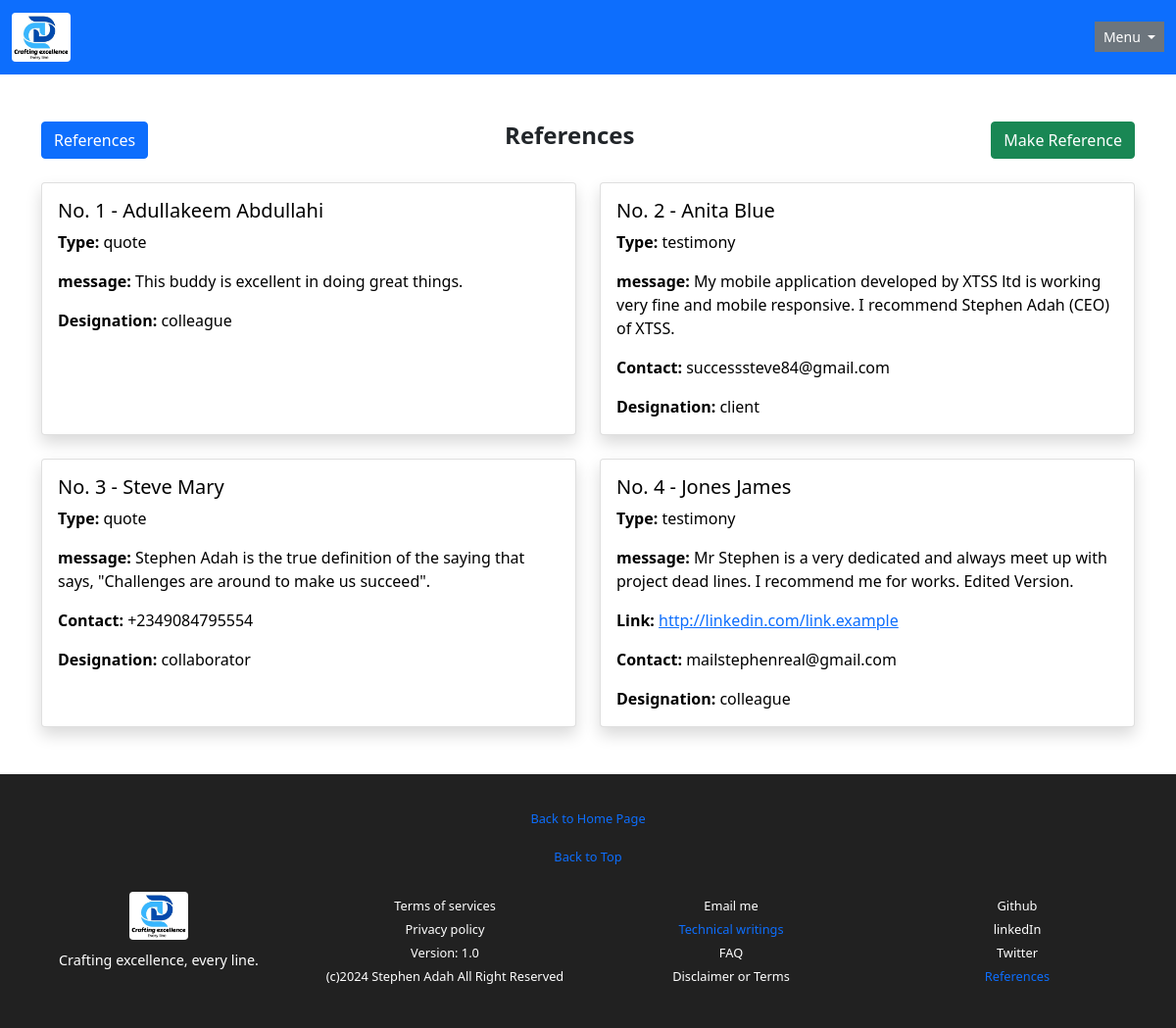
The app's page /references/view, older data.
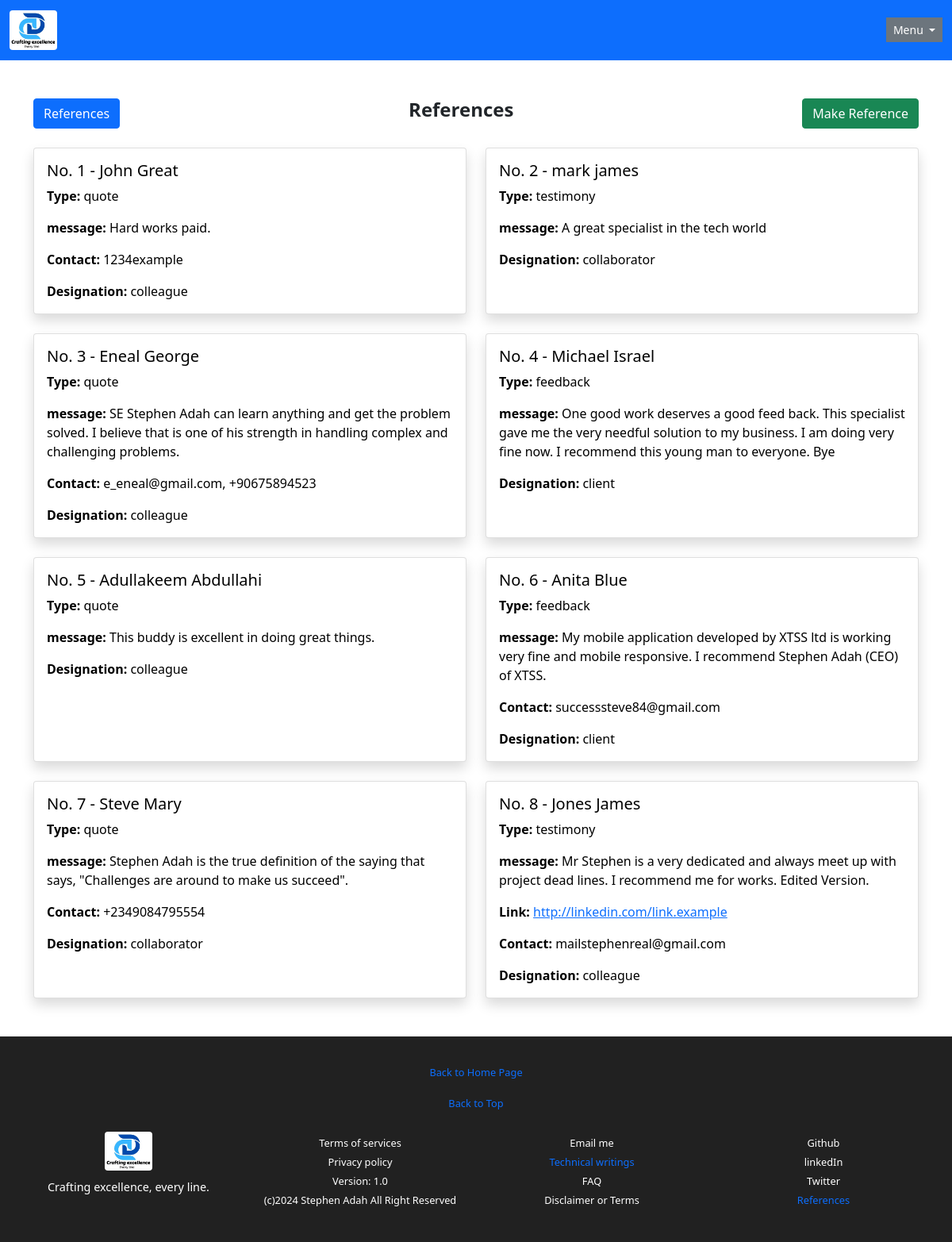
The same page, newer data.
### app/models/reference.py (models this page shows, shortened)
class Reference(db.Model):
    __tablename__ = 'reference'
    reference_id: Mapped[int] = mapped_column(primary_key=True)
    date_created: Mapped[datetime] = mapped_column(
        DateTime, default=datetime.utcnow
    )
    date_updated: Mapped[datetime] = mapped_column(
        DateTime, default=datetime.utcnow, onupdate=datetime.utcnow
    )
    reference_type: Mapped[str] = mapped_column(
        String(length=50), unique=False
    )
    message: Mapped[str] = mapped_column(Text)
    reference_link: Mapped[Optional[str]] = mapped_column(
        String(length=255), unique=False
    )
    contact: Mapped[Optional[str]] = mapped_column(
        String(length=100), unique=False
    )
    name: Mapped[str] = mapped_column(
        String(length=100), unique=False
    )
    designation: Mapped[str] = mapped_column(
        String(length=50), unique=False
    )

### app/routes/references.py (the view)
@references_bp.route("/references/view", methods=['GET'], strict_slashes=False)
def view_references():
        references = Reference.query.all()
        return render_template('view_references.html', references=references)

### app/templates/view_references.html (shortened to what this page needs)
{% extends "base.html" %}
{% block content %}
<div class="container my-5">
   <nav class="d-flex justify-content-between align-items-center mb-4">
      <a href="{{ url_for('main.references.view_references') }}" class="btn btn-primary">References</a>
      <h1 class="h4 fw-bold text-center text-dark" >References</h1>
      <a href="{{ url_for('main.references.create_reference') }}" class="btn btn-success">Make Reference</a>
   </nav>
   <div class="row row-cols-1 row-cols-md-2 g-4">
   {% for reference in references[::-1] %}
     <div class="col">
        <div class="card h-100 shadow">
           <div class="card-body">
             <h5 class="card-title">No. {{ loop.index }} - {{ reference.name }}</h5>
             <p class="card-text"><strong>Type:</strong> {{ reference.reference_type }}</p>
             <p class="card-text"><strong>message:</strong> {{ reference.message }}</p>
             {% if reference.reference_link %}
             <p class="card-text"><strong>Link:</strong> <a href="{{ reference.reference_link }}" target="_blank">{{ reference.reference_link }}</a></p>
             {% endif %}
             {% if reference.contact %}
             <p class="card-text"><strong>Contact:</strong> {{ reference.contact }}</p>
             {% endif %}
             <p class="card-text"><strong>Designation:</strong> {{ reference.designation }}</p>
           </div>
        </div>
     </div>
   {% endfor %}
   </div>
</div>
{% endblock %}

### app/templates/base.html (shortened to what this page needs)
<!doctype html>
<html lang="en">
  <head>
    <link href="https://cdn.jsdelivr.net/npm/bootstrap@5.0.2/dist/css/bootstrap.min.css" rel="stylesheet">
    <link rel="stylesheet" href="{{url_for('static', filename='css/styles.css')}}">
  </head>
  <body>
    <nav class="navbar navbar-expand-sm navbar-dark bg-primary">
       <div class="container-fluid">
               <a class="navbar-brand" href="{{ url_for('main.auth.login') }}"><img src="{{ url_for('static', filename='images/logo_port.png') }}" alt="Logo" class="img-fluid rounded" style="width: 60px;"></a>
	  <div class="collapse navbar-collapse" id="navbarSupportedContent">
            <div class="dropdown ms-auto bg-secondary">
	       <button class="btn btn-secondary btn-sm dropdown-toggle" type="button" id="dropdownMenuButton1" data-bs-toggle="dropdown" aria-expanded="false">
                  Menu
               </button>
            </div>
          </div>
       </div>
    </nav>
      <section>
       {% block content %}
       {% endblock %}
    </section>
  </body>
  <footer >
          <p><a href="{{ url_for('main.home.home_page') }}", class="text-primary">Back to Home Page</a></p>
   <p><a href="#", class="text-primary">Back to Top</a></p>
   <div class="footer-container">
    <div class="footer-section">
        <img src="{{ url_for('static', filename='images/logo_port.png') }}" alt="Logo" class="img-fluid rounded" style="width: 60px;">
        <p class="footer-mantra">Crafting excellence, every line.</p>
    </div>
    <div class="footer-section">
      <ul>
        <li>Terms of services</li>
        <li>Privacy policy</li>
        <li>Version: 1.0</li>
        <li>(c)2024 Stephen Adah All Right Reserved</li>
      </ul>
    </div>
    <div class="footer-section">
      <ul>
        <li><a href="#">Email me</a></li>
        <li><a href="{{ url_for('main.tech_writings.view_writings') }}", class="text-primary">Technical writings</a></li>
        <li>FAQ</li>
        <li>Disclaimer or Terms</li>
      </ul>
    </div>
    <div class="footer-section">
      <ul>
        <li><a href="#">Github</a></li>
        <li><a href="#">linkedIn</a></li>
        <li><a href="#">Twitter</a></li>
        <li><a href="{{ url_for('main.references.view_references') }}", class="text-primary">References</a></li>
      </ul>
    </div>
   </div>
  </footer>
</html>

### app/static/css/styles.css (style rules this page uses)
footer { background-color: #212121; color: white; text-align: center; font-size: 0.8rem; padding: 1rem; }
footer ul { list-style: none; padding: 0; }
footer ul li { font-size: 0.8rem; margin-bottom: 0.5rem; }
.footer-mantra { font-size: 0.9rem; margin-top: 0.2rem; color: white; }
.footer-container { display: flex; flex-wrap: wrap; justify-content: space-around; align-items: flex-start; max-width: 1200px; margin: 0 auto; }
.footer-section { flex: 1 1 200px; margin: 10px; }
.footer-section ul { list-style: none; padding: 0; }
.footer-section ul li { margin: 5px 0; }
.footer-section ul li a { color: white; text-decoration: none; transition: color 0.3s; }
.footer-section p { margin: 10px 0; }
footer a { color: #ddd; text-decoration: none; }
footer p { margin-top: 20px; }
footer p a { color: #f8f9fa; text-decoration: none; }

### app/templates/base.html (style rules this page uses)
body { background-color: white; color: black; }

Row changes from the older to the newer data that the page shows:
added Reference: name "John Great", reference_type "quote", message "Hard works paid.", contact "1234example", designation "colleague"
added Reference: name "mark james", reference_type "testimony", message "A great specialist in the tech world", designation "collaborator"
added Reference: name "Eneal George", reference_type "quote", message "SE Stephen Adah can learn anything and get the problem solved. I believe that is one of his strength in handling complex and challenging problems.", contact "e_eneal@gmail.com, +90675894523", designation "colleague"
added Reference: name "Michael Israel", reference_type "feedback", message "One good work deserves a good feed back. This specialist gave me the very needful solution to my business. I am doing very fine now. I recommend this young man to everyone. Bye", designation "client"
changed Reference "Anita Blue": reference_type "testimony" → "feedback"
